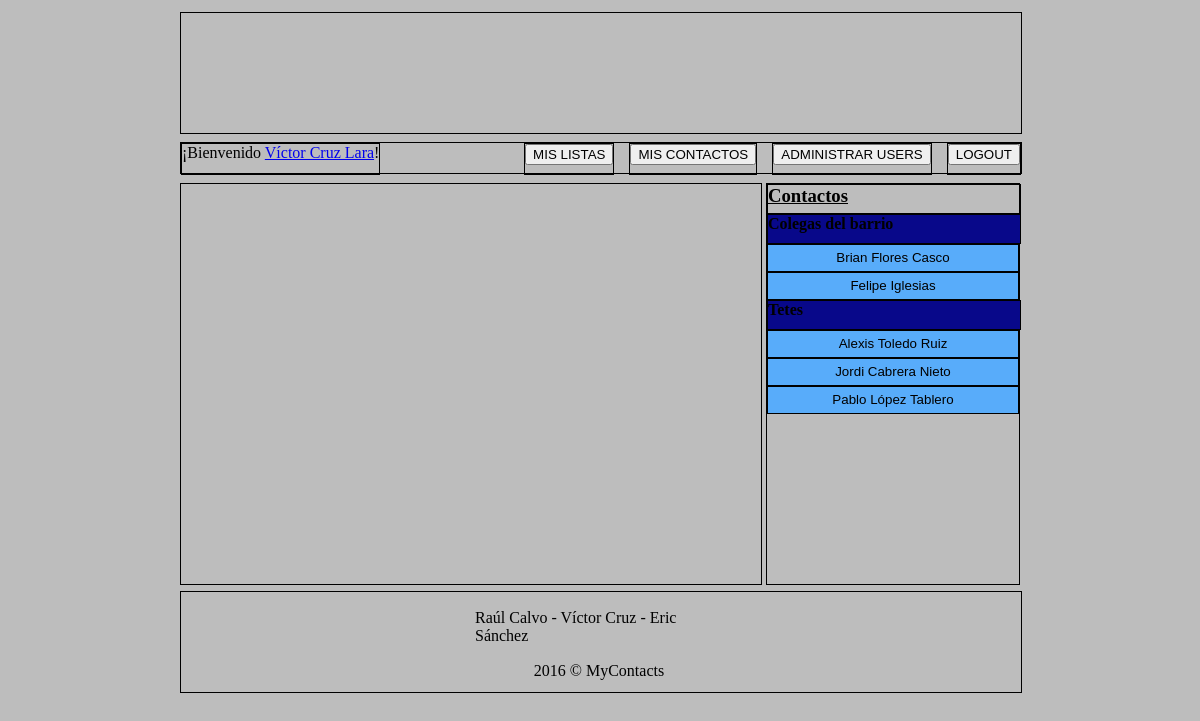
The app's page /principal.php (signed in) with its own data.
### tables this page shows
CREATE TABLE IF NOT EXISTS `lista` (
`id_lista` int(11) NOT NULL,
  `id_usuario` int(11) DEFAULT NULL,
  `nombre_lista` varchar(30) DEFAULT NULL,
  `descripcion_lista` text
);

CREATE TABLE IF NOT EXISTS `contacto` (
`id_contacto` int(11) NOT NULL,
  `nombre_contacto` varchar(20) DEFAULT NULL,
  `apellidos_contacto` varchar(40) DEFAULT NULL,
  `id_ubicacion` int(11) DEFAULT NULL,
  `id_lista` int(11) DEFAULT NULL
);

### principal.php (the view, shortened to what this page needs)
<?php
  include("conexion.php");
?>
<!DOCTYPE html>
<html>
	<head>
		<link rel="stylesheet" type="text/css" href="style.css">
	</head>
	<body onload="load()" onunload="GUnload()">
		<header>
		</header>
    <section id="menu">
      <article id="bienvenida">
        <span>¡Bienvenido <?php echo utf8_encode("<a href='modificarperfil.php?id_usuario=$_SESSION[id]'>$_SESSION[nombre] $_SESSION[apellidos]</a>") ?>!</span>
      </article>
      <article id="btnlogout">
        <button><a href="logout.php">LOGOUT</a></button>
      </article>
      <?php
          $sql = "SELECT * FROM usuario WHERE mail_usuario = '$_SESSION[mail]'";
          $datos=mysqli_query($con,$sql);
          $pro=mysqli_fetch_array($datos);
              if ($pro['nivel_usuario'] == 1 OR $pro['nivel_usuario'] == 2) {
                echo "<article id='btnperfil'>";
                echo "<button><a href='administrarusuarios.php'> ADMINISTRAR USERS</a></button>";
                echo "</article>";
              }
      ?>
     <article id="btncontactos">
        <button><a href="gestionarcontactos.php">MIS CONTACTOS</a></button>
</article>
      <article id="btnlista">
        <button><a href="gestionarlistas.php">MIS LISTAS</a></button>
      </article>
    </section>
    <section id="contenido">
      <div id="mapa"></div>
      <article id="contactos">
        <h3><u>Contactos</u></h3>
        <?php
          $sql="SELECT * FROM lista WHERE lista.id_usuario='$_SESSION[id]' OR lista.id_usuario IS NULL ";
          $datos=mysqli_query($con,$sql);
          if(mysqli_num_rows($datos)){
            while($lista=mysqli_fetch_array($datos)){
              echo "<h4>".$lista['nombre_lista']."</h4>";
              $sql2="SELECT *
                FROM contacto
                  INNER JOIN lista ON lista.id_lista=contacto.id_lista
                  INNER JOIN ubicacion ON ubicacion.id_ubicacion=contacto.id_ubicacion
                WHERE lista.id_lista=$lista[id_lista]";
              $datos2=mysqli_query($con,$sql2);
              if(mysqli_num_rows($datos2)){
                while($contacto=mysqli_fetch_array($datos2)){
                  echo "<button>".utf8_encode($contacto['nombre_contacto'])." ".utf8_encode($contacto['apellidos_contacto'])."</button>";
                }
              }
            }
          }
        ?>
      </article>
    </section>
    <footer id="piepagina">
      <p id="componentes">Raúl Calvo - Víctor Cruz - Eric Sánchez</p>
      <p id="copyright">2016 &copy; MyContacts</p>
    </footer>
	</body>
</html>

### style.css (style rules this page uses)
body { margin: 1% 15% 0 15%; background-color: #BDBDBD; }
header { border: 1px black solid; background-image: url("imagenes/header.png"); width: 100%; height: 120px; }
#menu { border: 1px black solid; width: 100%; height: 30px; margin: 1% 0 0 0; }
#bienvenida { float: left; border: 1px black solid; height: 100%; }
#btnperfil { height: 100%; float: right; margin-right: 15px; vertical-align: middle; border: 1px black solid; }
#btncontactos { height: 100%; float: right; margin-right: 15px; border: 1px black solid; }
#btnlista { height: 100%; float: right; margin-right: 15px; border: 1px black solid; }
#btnperfil { height: 100%; float: right; margin-right: 15px; border: 1px black solid; }
#btnlogout { height: 100%; float: right; border: 1px black solid; }
#btncontactos a { text-decoration: none; color: black; }
#btnlogout a { text-decoration: none; color: black; }
#btnlista a { text-decoration: none; color: black; }
#btnperfil a { text-decoration: none; color: black; }
#contenido { width: 100%; height: 400px; margin: 1% 0 0 0; }
#mapa { border: 1px black solid; width: 69%; height: 400px; float: left; display: block; }
#contactos { border: 1px black solid; width: 30%; height: 400px; float: right; display: block; }
#contactos button, #contactos h3, #contactos h4 { width: 100%; height: 7%; border: 1px black solid; margin: 0 0 0 0; }
#contactos button { background-color: #58ACFA; }
#contactos h4 { background-color: #08088A; }
#piepagina { border: 1px black solid; width: 100%; height: 100px; margin: 1% 0 1% 0; }
#componentes { margin: 2% 35% 0 35%; }
#copyright { margin: 2% 42% 0 42%; }

### records on screen
lista: nombre_lista "Colegas del barrio"
contacto: nombre_contacto "Brian", apellidos_contacto "Flores Casco"
contacto: nombre_contacto "Felipe", apellidos_contacto "Iglesias"
lista: nombre_lista "Tetes"
contacto: nombre_contacto "Alexis", apellidos_contacto "Toledo Ruiz"
contacto: nombre_contacto "Jordi", apellidos_contacto "Cabrera Nieto"
contacto: nombre_contacto "Pablo", apellidos_contacto "López Tablero"
